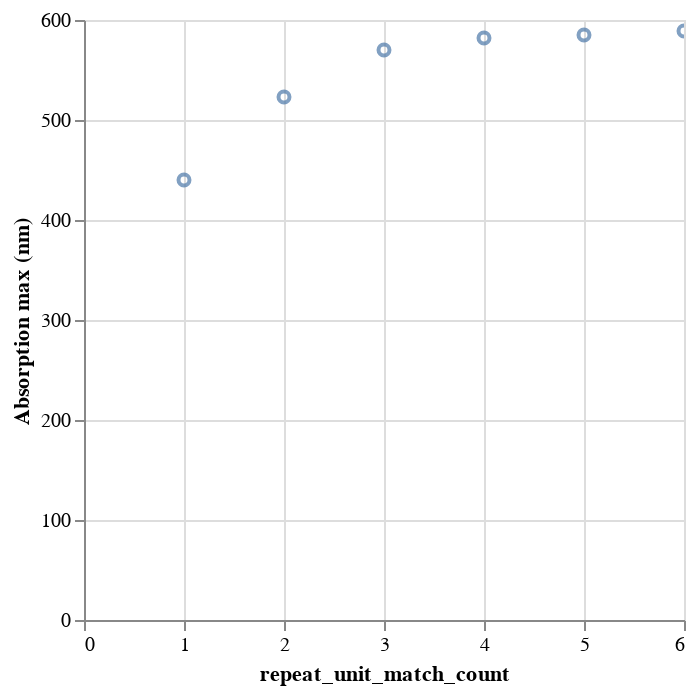

The code cell stored with this chart in its notebook:
### Code cell
df_matches.shrink_to_fit()
df_matches.plot.scatter(x="repeat_unit_match_count", y="Absorption max (nm)")

### Figure 1 — Vega specification as saved in the notebook (floating-point values rounded to 4 significant figures)
{"$schema": "https://vega.github.io/schema/vega/v5.json", "data": [{"name": "param_1_store"}, {"name": "source_0", "values": [{"Absorption max (nm)": 440.0, "repeat_unit_match_count": 1}, {"Absorption max (nm)": 523.0, "repeat_unit_match_count": 2}, {"Absorption max (nm)": 570.0, "repeat_unit_match_count": 3}, {"Absorption max (nm)": 582.0, "repeat_unit_match_count": 4}, {"Absorption max (nm)": 585.0, "repeat_unit_match_count": 5}, {"Absorption max (nm)": 589.0, "repeat_unit_match_count": 6}]}, {"name": "source_0_x_domain_repeat_unit_match_count", "values": [{"min": 1, "max": 6}]}, {"name": "source_0_y_domain_Absorption max (nm)", "values": [{"min": 440.0, "max": 589.0}]}], "signals": [{"name": "unit", "value": {}, "on": [{"events": "pointermove", "update": "isTuple(group()) ? group() : unit"}]}, {"name": "param_1", "update": "vlSelectionResolve(\"param_1_store\", \"union\")"}, {"name": "param_1_repeat_unit_match_count", "on": [{"events": [{"source": "view", "type": "dblclick"}], "update": "null"}, {"events": {"signal": "param_1_translate_delta"}, "update": "panLinear(param_1_translate_anchor.extent_x, -param_1_translate_delta.x / width)"}, {"events": {"signal": "param_1_zoom_delta"}, "update": "zoomLinear(domain(\"x\"), param_1_zoom_anchor.x, param_1_zoom_delta)"}]}, {"name": "param_1_Absorption_max__nm_", "on": [{"events": [{"source": "view", "type": "dblclick"}], "update": "null"}, {"events": {"signal": "param_1_translate_delta"}, "update": "panLinear(param_1_translate_anchor.extent_y, param_1_translate_delta.y / height)"}, {"events": {"signal": "param_1_zoom_delta"}, "update": "zoomLinear(domain(\"y\"), param_1_zoom_anchor.y, param_1_zoom_delta)"}]}, {"name": "param_1_tuple", "on": [{"events": [{"signal": "param_1_repeat_unit_match_count || param_1_Absorption_max__nm_"}], "update": "param_1_repeat_unit_match_count && param_1_Absorption_max__nm_ ? {unit: \"\", fields: param_1_tuple_fields, values: [param_1_repeat_unit_match_count,param_1_Absorption_max__nm_]} : null"}]}, {"name": "param_1_tuple_fields", "value": [{"field": "repeat_unit_match_count", "channel": "x", "type": "R"}, {"field": "Absorption max (nm)", "channel": "y", "type": "R"}]}, {"name": "param_1_translate_anchor", "value": {}, "on": [{"events": [{"source": "scope", "type": "pointerdown"}], "update": "{x: x(unit), y: y(unit), extent_x: domain(\"x\"), extent_y: domain(\"y\")}"}]}, {"name": "param_1_translate_delta", "value": {}, "on": [{"events": [{"source": "window", "between": [{"source": "scope", "type": "pointerdown"}, {"source": "window", "type": "pointerup"}], "type": "pointermove", "consume": true}], "update": "{x: param_1_translate_anchor.x - x(unit), y: param_1_translate_anchor.y - y(unit)}"}]}, {"name": "param_1_zoom_anchor", "on": [{"events": [{"source": "scope", "consume": true, "type": "wheel"}], "update": "{x: invert(\"x\", x(unit)), y: invert(\"y\", y(unit))}"}]}, {"name": "param_1_zoom_delta", "on": [{"events": [{"source": "scope", "type": "wheel", "consume": true}], "update": "pow(1.001, event.deltaY * pow(16, event.deltaMode))", "force": true}]}, {"name": "param_1_modify", "on": [{"events": {"signal": "param_1_tuple"}, "update": "modify(\"param_1_store\", param_1_tuple, true)"}]}], "marks": [{"type": "symbol", "name": "marks", "from": {"data": "source_0"}, "encode": {"update": {"stroke": {"value": "#4c78a8"}, "x": {"field": "repeat_unit_match_count", "scale": "x"}, "y": {"field": "Absorption max (nm)", "scale": "y"}, "tooltip": {"signal": "{\"repeat_unit_match_count\": format(datum[\"repeat_unit_match_count\"], \"\"), \"Absorption max (nm)\": format(datum[\"Absorption max (nm)\"], \"\")}"}, "fill": {"value": "transparent"}, "opacity": {"value": 0.7}}}, "clip": true, "style": ["point"], "interactive": true}], "scales": [{"name": "x", "type": "linear", "domain": [{"signal": "(data(\"source_0_x_domain_repeat_unit_match_count\")[0] || {}).min"}, {"signal": "(data(\"source_0_x_domain_repeat_unit_match_count\")[0] || {}).max"}], "range": [0, {"signal": "width"}], "zero": true, "domainRaw": {"signal": "param_1[\"repeat_unit_match_count\"]"}, "nice": true}, {"name": "y", "type": "linear", "domain": [{"signal": "(data(\"source_0_y_domain_Absorption max (nm)\")[0] || {}).min"}, {"signal": "(data(\"source_0_y_domain_Absorption max (nm)\")[0] || {}).max"}], "range": [{"signal": "height"}, 0], "nice": true, "domainRaw": {"signal": "param_1[\"Absorption max (nm)\"]"}, "zero": true}], "axes": [{"scale": "x", "gridScale": "y", "zindex": 0, "maxExtent": 0, "domain": false, "tickCount": {"signal": "ceil(width/40)"}, "orient": "bottom", "grid": true, "labels": false, "minExtent": 0, "ticks": false, "aria": false}, {"scale": "y", "orient": "left", "domain": false, "aria": false, "grid": true, "ticks": false, "tickCount": {"signal": "ceil(height/40)"}, "minExtent": 0, "zindex": 0, "maxExtent": 0, "labels": false, "gridScale": "x"}, {"scale": "x", "title": "repeat_unit_match_count", "labelFlush": true, "labelOverlap": true, "orient": "bottom", "grid": false, "tickCount": {"signal": "ceil(width/40)"}, "zindex": 0}, {"scale": "y", "orient": "left", "tickCount": {"signal": "ceil(height/40)"}, "title": "Absorption max (nm)", "labelOverlap": true, "zindex": 0, "grid": false}], "background": "white", "style": "cell", "width": 300, "padding": 5, "height": 300}
